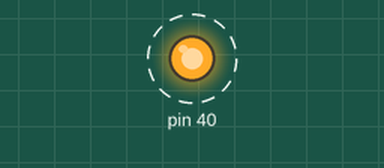
Simulated run of this program. Board: Raspberry Pi (header pin numbers). Shown: output pins drawn as LEDs (lit = HIGH). Dashed ring = blinking.

Above: at 0.5 s.
Timing chart, 0 to 4.6 s (numbered marks = the images above):
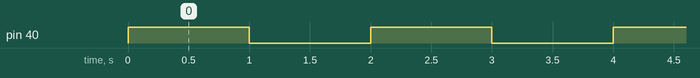

The program:

simple_led.py
```python
import RPi.GPIO as IO
import time
import sys

IO.setmode(IO.BOARD)
# initialize digital pin40 as an output.
IO.setup(40, IO.OUT)
while True:
    try:
        # turn the LED on
        IO.output(40, 1)
        # sleep for a second
        time.sleep(1)
        # turn the LED on
        IO.output(40, 0)
        # sleep for a second
        time.sleep(1)
    except KeyboardInterrupt:
        # cleans up the buffer
        IO.cleanup()
        sys.exit()
```

Measured:
- by itself, pin 40: alternates HIGH for 1.0 s and LOW for 1.0 s
